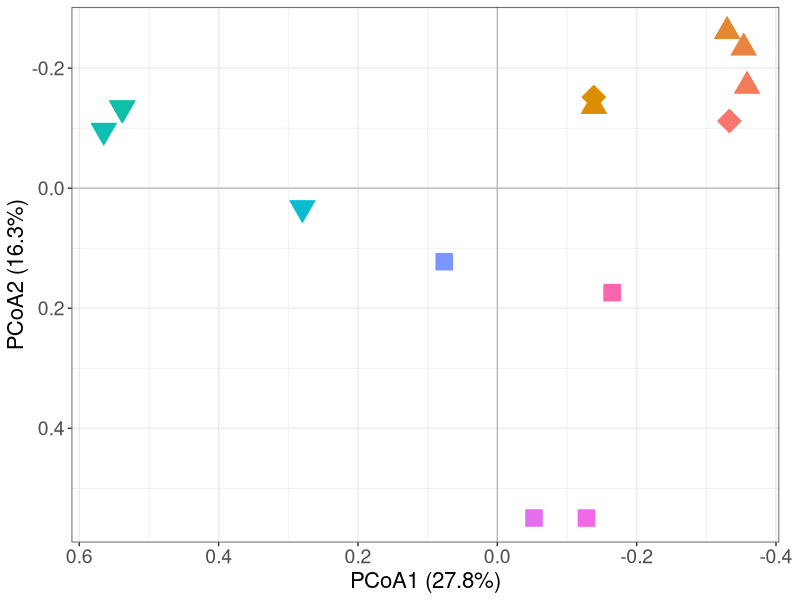
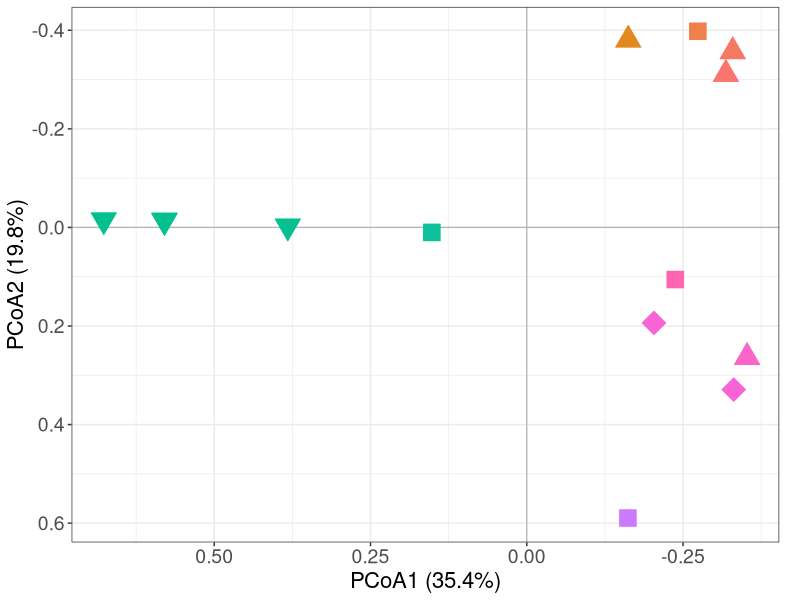
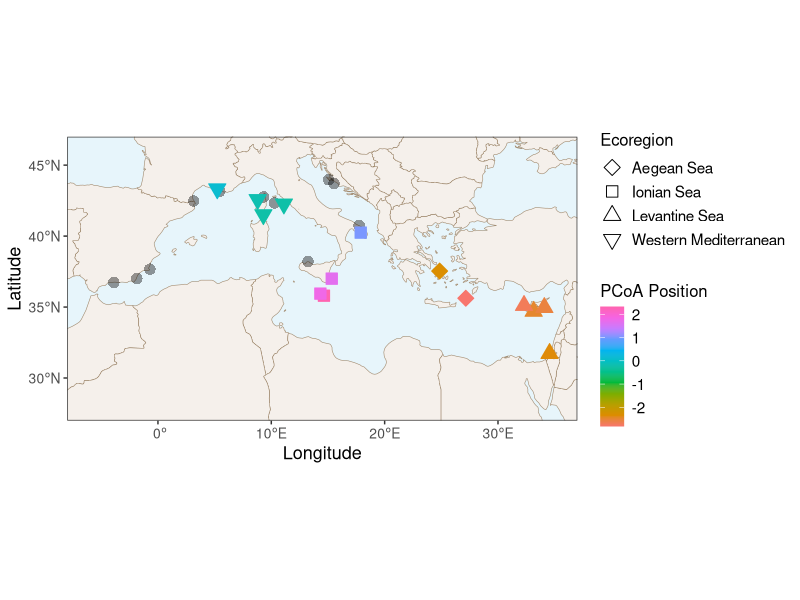
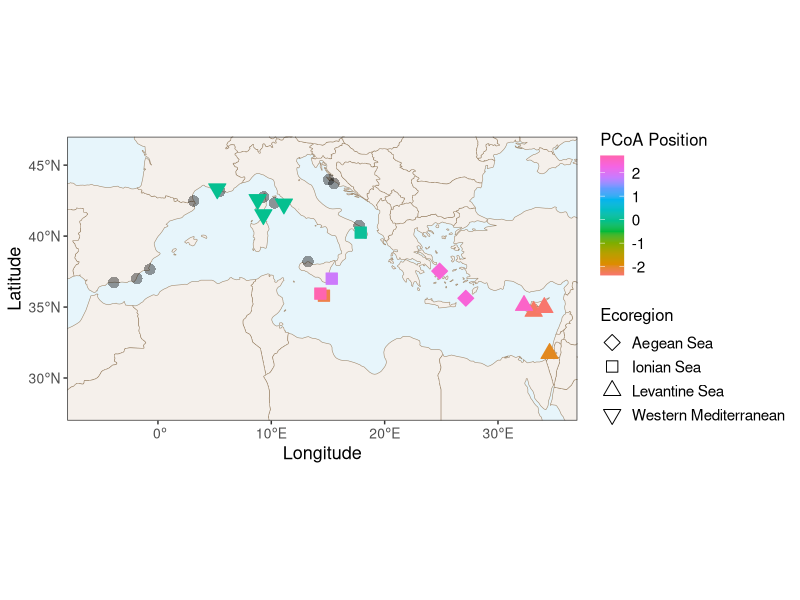
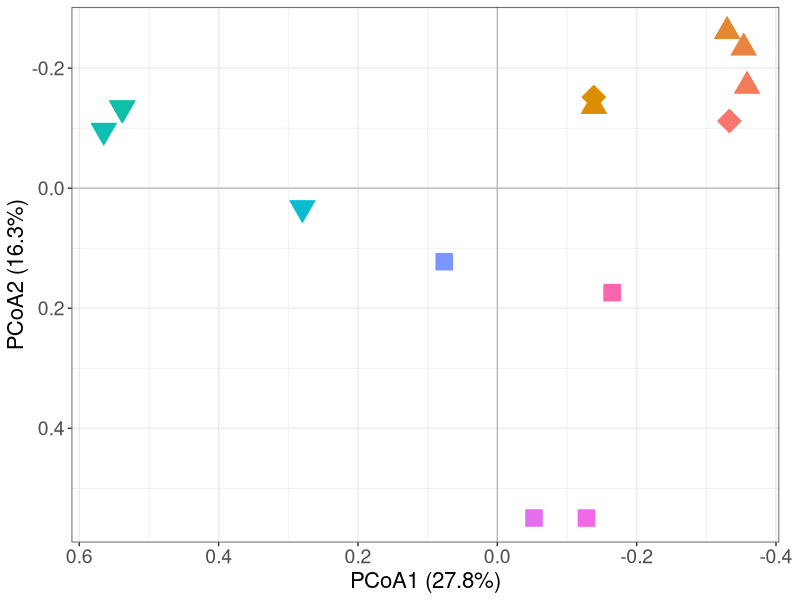
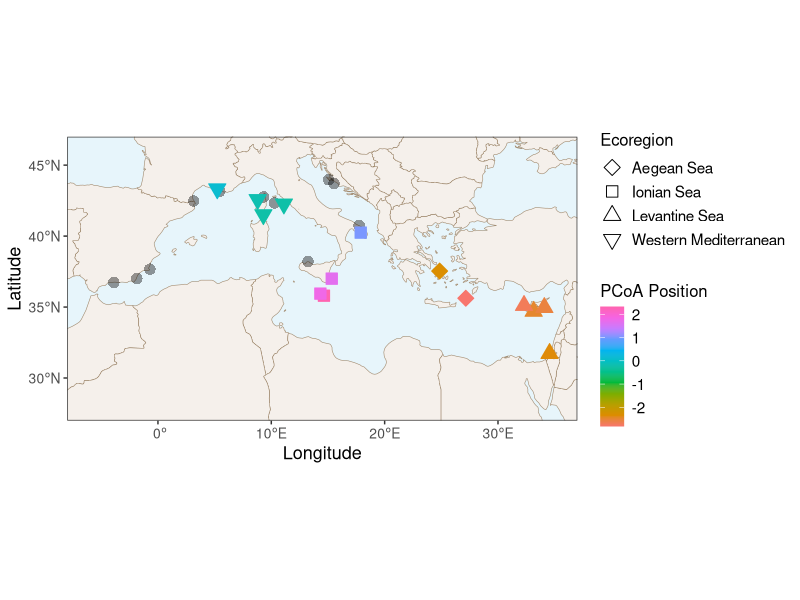
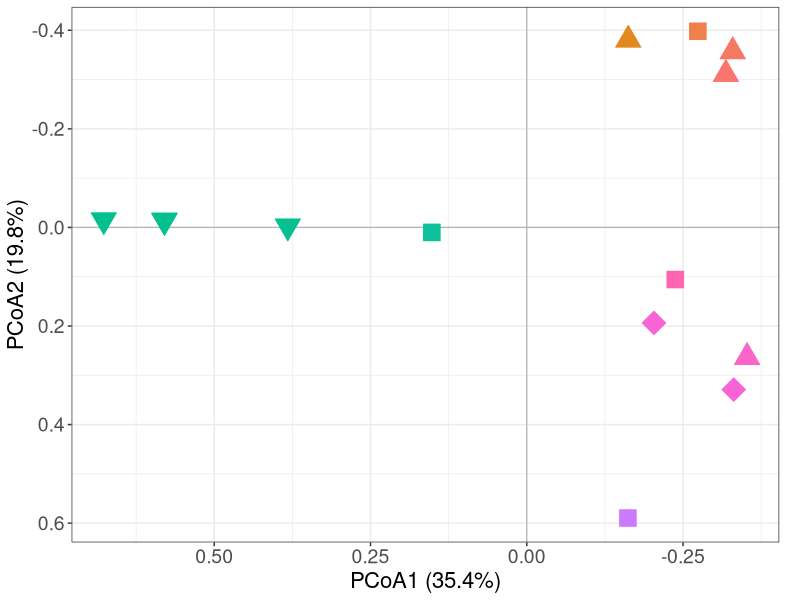
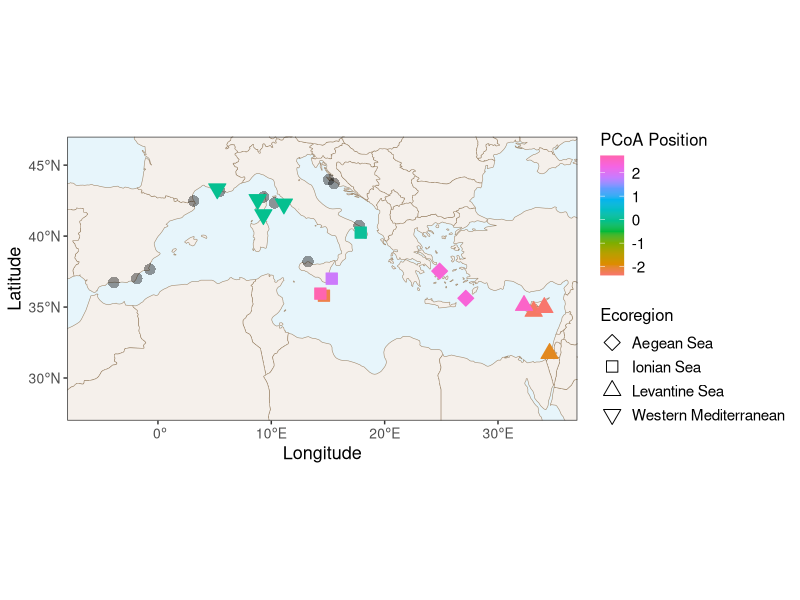

These charts were generated, in order, by the following R code:
# install.packages("ade4")
# install.packages("sf")
# install.packages("dplyr")
# install.packages("ggplot2")
# install.packages("rnaturalearth")
# install.packages("scales")

library(ade4)
library(sf)
library(dplyr)
library(ggplot2)
library(rnaturalearth)
library(scales)

beta_diversity <- read.csv("2_diversity/2_1_beta_diversity.csv", header = TRUE, sep = ",", dec = ".")
combined_database <- read.csv("../data/1_species_database/1_2_combined_database_complete.csv", header = TRUE, sep = ",", dec = ".")
metadata <- read.csv("../data/3_eDNA_cleaning/METADATA_MERGED_edited.csv", header = TRUE, sep = ",", dec = ".")
sample_locations <- read.csv("../data/2_Mediterranean_map/sample_locations_info.csv")

# move one malta and one marseille location slightly so that it is clear on the map
sample_locations <- sample_locations %>%
  mutate(
    decimalLongitude = if_else(MPA_Identi == 40001, decimalLongitude + 0.1, decimalLongitude),
    decimalLatitude = if_else(MPA_Identi == 40001, decimalLatitude - 0.1, decimalLatitude),
    decimalLongitude = if_else(MPA_Identi == 90009, decimalLongitude + 0.1, decimalLongitude),
    decimalLatitude = if_else(MPA_Identi == 90009, decimalLatitude - 0.1, decimalLatitude)
  )

# sample locations for MPAs with no invasive species
sample_locations_empty <- sample_locations %>%
  filter(
    MPA_Identi %in% c(50001, 50002, 50003, 80001, 80002, 90005, 90007, 90009, 70006, 70002, 70003)
  )

### pivot to square distance matrices 

all_sites <- sort(unique(c(as.character(beta_diversity$Var1),
                           as.character(beta_diversity$Var2))))
n <- length(all_sites)

make_dist_matrix <- function(long_df, value_col) {
  mat <- matrix(0, nrow = n, ncol = n,
                dimnames = list(all_sites, all_sites))
  for (i in seq_len(nrow(long_df))) {
    r <- as.character(long_df$Var1[i])
    c <- as.character(long_df$Var2[i])
    v <- long_df[[value_col]][i]
    if (!is.na(v)) {
      mat[r, c] <- v
      mat[c, r] <- v
    } else {
      mat[r, c] <- 1
      mat[c, r] <- 1
    }
  }
  as.dist(mat)
}

dist_jac  <- make_dist_matrix(beta_diversity, "jac_diss_Mean")  # total Jaccard
dist_turn <- make_dist_matrix(beta_diversity, "jac_turn_Mean")  # turnover
dist_nest <- make_dist_matrix(beta_diversity, "jac_nest_Mean")  # nestedness

### PCoA

PCoA_jac <- dudi.pco(quasieuclid(dist_jac), scannf = FALSE, nf = 8)
Eigen_jac <- PCoA_jac$eig / sum(PCoA_jac$eig) * 100

PCoA_turn <- dudi.pco(quasieuclid(dist_turn), scannf = FALSE, nf = 8)
Eigen_turn <- PCoA_turn$eig / sum(PCoA_turn$eig) * 100

PCoA_nest <- dudi.pco(quasieuclid(dist_nest), scannf = FALSE, nf = 8)
Eigen_nest <- PCoA_nest$eig / sum(PCoA_nest$eig) * 100

# extract coordinates
dat_jac <- as.data.frame(PCoA_jac$li[, 1:2])
dat_turn <- as.data.frame(PCoA_turn$li[, 1:2])
dat_nest <- as.data.frame(PCoA_nest$li[, 1:2])

# change colnames
colnames(dat_jac) <- c("PCoA1", "PCoA2")
colnames(dat_turn) <- c("PCoA1", "PCoA2")
colnames(dat_nest) <- c("PCoA1", "PCoA2")

# add site ids
dat_jac$MPA_Identi <- rownames(dat_jac)
dat_turn$MPA_Identi <- rownames(dat_turn)
dat_nest$MPA_Identi <- rownames(dat_nest)

# add region info
metadata$MPA_Identi <- as.character(metadata$MPA_Identi)
dat_jac$MPA_Identi <- as.character(dat_jac$MPA_Identi)
dat_turn$MPA_Identi <- as.character(dat_turn$MPA_Identi)
dat_nest$MPA_Identi <- as.character(dat_nest$MPA_Identi)

metadata_region <- metadata %>%
  select(MPA_Identi, Country) %>%
  distinct()

dat_jac <- left_join(dat_jac,
                     metadata_region,
                     by = "MPA_Identi")

dat_turn <- left_join(dat_turn,
                      metadata_region,
                      by = "MPA_Identi")

dat_nest <- left_join(dat_nest,
                      metadata_region,
                      by = "MPA_Identi")

### plot pcoa

dat_jac$colour_value_jac <- atan2(dat_jac$PCoA2, dat_jac$PCoA1)
dat_turn$colour_value_turn <- atan2(dat_turn$PCoA2, dat_turn$PCoA1)
dat_nest$colour_value_nest <- atan2(dat_nest$PCoA2, dat_nest$PCoA1)

rainbow_pal <- hue_pal()(12) 

## add ecoregion info

ecoregions <- sample_locations %>%
  mutate(MPA_Identi = as.character(MPA_Identi)) %>%
  select(MPA_Identi, Ecoregion) %>%
  distinct()

dat_jac  <- left_join(dat_jac,  ecoregions, by = "MPA_Identi")
dat_turn <- left_join(dat_turn, ecoregions, by = "MPA_Identi")
dat_nest <- left_join(dat_nest, ecoregions, by = "MPA_Identi")

## jac

plot_jac <- ggplot(dat_jac, aes(
    x = PCoA1, 
    y = PCoA2, 
    colour = colour_value_jac,
    fill = colour_value_jac,
    shape = Ecoregion
  )) +
  geom_hline(yintercept = 0, colour = "grey70", linewidth = 0.4) +
  geom_vline(xintercept = 0, colour = "grey70", linewidth = 0.4) +
  geom_point(size = 6) +
  scale_x_reverse() +
  scale_y_reverse() +
  scale_shape_manual(
    values = c(
      "Levantine Sea" = 24,
      "Aegean Sea" = 23,
      "Ionian Sea" = 22,
      "Western Mediterranean" = 25
    )
  ) +
  scale_colour_gradientn(
    colours = rainbow_pal
  ) +
  scale_fill_gradientn(
    colours = rainbow_pal
  ) +
  theme_bw() +
  theme(legend.position = "none",
        axis.text = element_text(size = 14),
        axis.title = element_text(size = 16),
        plot.margin = margin(5, 15, 5, 5)
  ) +
  labs(
    x = paste0("PCoA1 (", round(Eigen_jac[1],1), "%)"),
    y = paste0("PCoA2 (", round(Eigen_jac[2],1), "%)")
  )
print(plot_jac)

## turn

plot_turn <- ggplot(dat_turn, aes(x = PCoA1, y = PCoA2, 
                                colour = colour_value_turn,
                                fill = colour_value_turn,
                                shape = Ecoregion
)) +
  geom_hline(yintercept = 0, colour = "grey70", linewidth = 0.4) +
  geom_vline(xintercept = 0, colour = "grey70", linewidth = 0.4) +
  geom_point(size = 6) +  
  scale_x_reverse() +
  scale_y_reverse() +
  scale_shape_manual(
    values = c(
      "Levantine Sea" = 24,
      "Aegean Sea" = 23,
      "Ionian Sea" = 22,
      "Western Mediterranean" = 25
    )
  ) +
  scale_colour_gradientn(
    colours = rainbow_pal
  ) +
  scale_fill_gradientn(
    colours = rainbow_pal
  ) +
  theme_bw() +
  theme(legend.position = "none",
        axis.text = element_text(size = 14),
        axis.title = element_text(size = 16),
        plot.margin = margin(5, 15, 5, 5)
  ) +
  labs(
    x = paste0("PCoA1 (", round(Eigen_turn[1],1), "%)"),
    y = paste0("PCoA2 (", round(Eigen_turn[2],1), "%)")
  )
print(plot_turn)

### plot maps

world <- ne_countries(scale = "medium", returnclass = "sf") %>%
  st_make_valid()

sample_locations$MPA_Identi <- as.character(sample_locations$MPA_Identi)

## jac

dat_jac_map <- left_join(
  dat_jac,
  sample_locations %>%
    select(MPA_Identi, decimalLongitude, decimalLatitude) %>%
    distinct(),
  by = "MPA_Identi"
)

map_jac <- ggplot() +
  
  geom_sf(
    data = world,
    fill = "#F5F0EB",
    color = "#A08A6F",
    linewidth = 0.2
  ) +
  
  geom_point(
    data = sample_locations_empty,
    aes(
      x = decimalLongitude,
      y = decimalLatitude
    ),
    shape = 16,     
    fill = NA,
    colour = "black",
    stroke = 0.6,
    size = 3.5,
    alpha = 0.4
  ) +
  
  geom_point(
    data = dat_jac_map,
    aes(
      x = decimalLongitude,
      y = decimalLatitude,
      colour = colour_value_jac,
      fill = colour_value_jac,
      shape = Ecoregion
    ),
    size = 4
  ) +
  
  scale_shape_manual(
    values = c(
      "Levantine Sea" = 24,
      "Aegean Sea" = 23,
      "Ionian Sea" = 22,
      "Western Mediterranean" = 25
    )
  ) +
  
  scale_colour_gradientn(
    colours = rainbow_pal,
    name = "PCoA Position"
  ) +
  scale_fill_gradientn(
    colours = rainbow_pal,
    guide = "none"
  ) +
  
  coord_sf(
    xlim = c(-8, 37),
    ylim = c(27, 47),
    expand = FALSE
  ) +
  
  labs(
    x = "Longitude",
    y = "Latitude"
  ) +
  
  theme_bw() +
  theme(    legend.position = "right",
            legend.text = element_text(size = 11),
            legend.title = element_text(size = 12),
            legend.key = element_rect(fill = "white", colour = "white"),
            axis.text = element_text(size = 10),
            axis.title = element_text(size = 13),
            panel.grid = element_blank(),
            panel.background = element_rect(fill = "#e7f5fb", colour = NA)
  )

print(map_jac)

## turn

dat_turn_map <- left_join(
  dat_turn,
  sample_locations %>%
    select(MPA_Identi, decimalLongitude, decimalLatitude) %>%
    distinct(),
  by = "MPA_Identi"
)

map_turn <- ggplot() +
  
  geom_sf(
    data = world,
    fill = "#F5F0EB",
    color = "#A08A6F",
    linewidth = 0.2
  ) +
  
  geom_point(
    data = sample_locations_empty,
    aes(
      x = decimalLongitude,
      y = decimalLatitude
    ),
    shape = 16,     
    fill = NA,
    colour = "black",
    stroke = 0.6,
    size = 3.5,
    alpha = 0.4
  ) +
  
  geom_point(
    data = dat_turn_map,
    aes(
      x = decimalLongitude,
      y = decimalLatitude,
      colour = colour_value_turn,
      fill = colour_value_turn,
      shape = Ecoregion
    ),
    size = 4
  ) +
  
  scale_shape_manual(
    values = c(
      "Levantine Sea" = 24,
      "Aegean Sea" = 23,
      "Ionian Sea" = 22,
      "Western Mediterranean" = 25
    )
  ) +
  
  scale_colour_gradientn(
    colours = rainbow_pal,
    name = "PCoA Position"
  ) +
  scale_fill_gradientn(
    colours = rainbow_pal,
    guide = "none"
  ) +
  
  coord_sf(
    xlim = c(-8, 37),
    ylim = c(27, 47),
    expand = FALSE
  ) +
  
  labs(
    x = "Longitude",
    y = "Latitude"
  ) +
  
  theme_bw() +
  theme(    legend.position = "right",
            legend.text = element_text(size = 11),
            legend.title = element_text(size = 12),
            legend.key = element_rect(fill = "white", colour = "white"),
            axis.text = element_text(size = 10),
            axis.title = element_text(size = 13),
            panel.grid = element_blank(),
            panel.background = element_rect(fill = "#e7f5fb", colour = NA)
  )

map_turn <- map_turn +
  guides(
    colour = guide_colourbar(order = 1),
    shape = guide_legend(order = 2)
  )

print(map_turn)

### save plots

ggsave(
  "2_diversity//2_2_PCoA_Jaccard_plot_jac.pdf",
  plot = plot_jac,
  width = 6,   
  height = 5,  
)

ggsave(
  "2_diversity//2_2_PCoA_Jaccard_map_jac.pdf",
  plot = map_jac,
  width = 9,   
  height = 5,  
)

ggsave(
  "2_diversity//2_2_PCoA_Jaccard_plot_turn.pdf",
  plot = plot_turn,
  width = 6,   
  height = 5,  
)

ggsave(
  "2_diversity//2_2_PCoA_Jaccard_map_turn.pdf",
  plot = map_turn,
  width = 9,   
  height = 5,  
)
